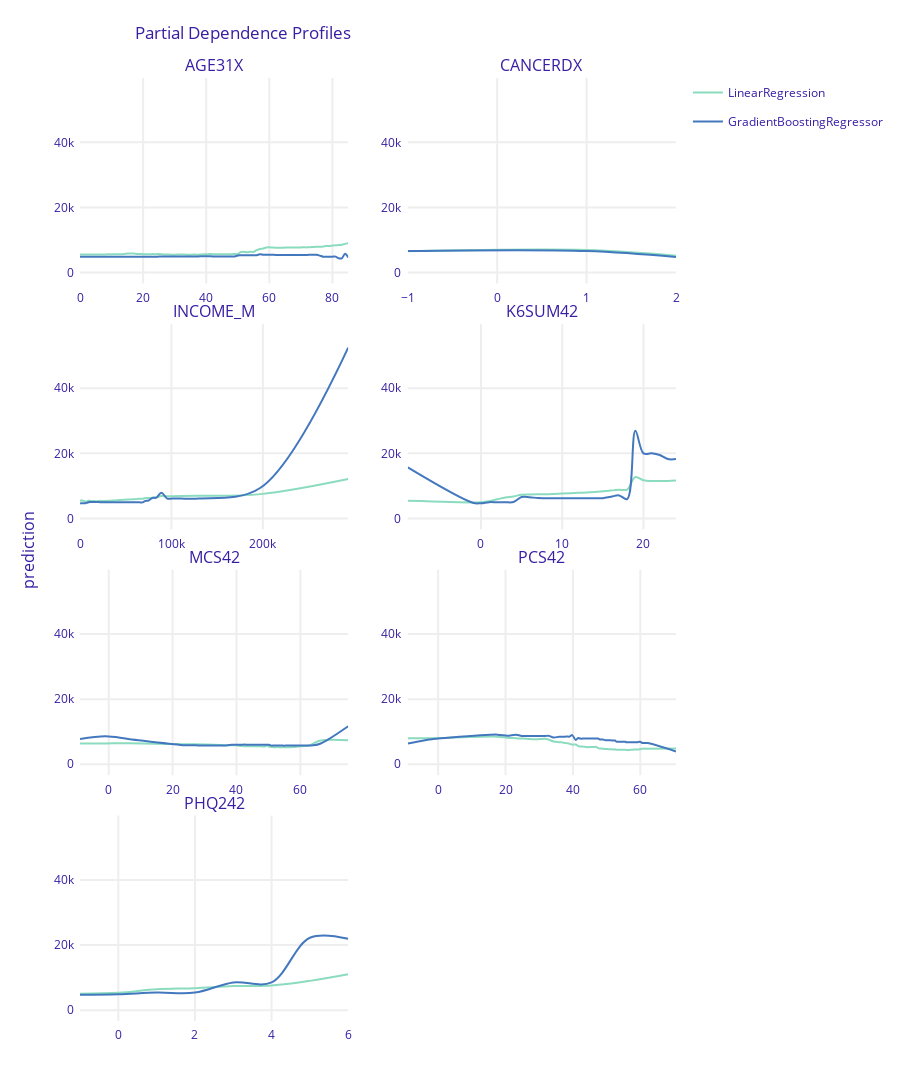

The code cell stored with this chart in its notebook:
### Markdown cell above
## 2.1 Partial Dependence Profiles

### Code cell
pdp_rf = exp_rf.model_profile(type = 'partial', N=50, variables=selected_variables)
pdp.plot(pdp_gbr, title="Partial Dependence Profiles")
